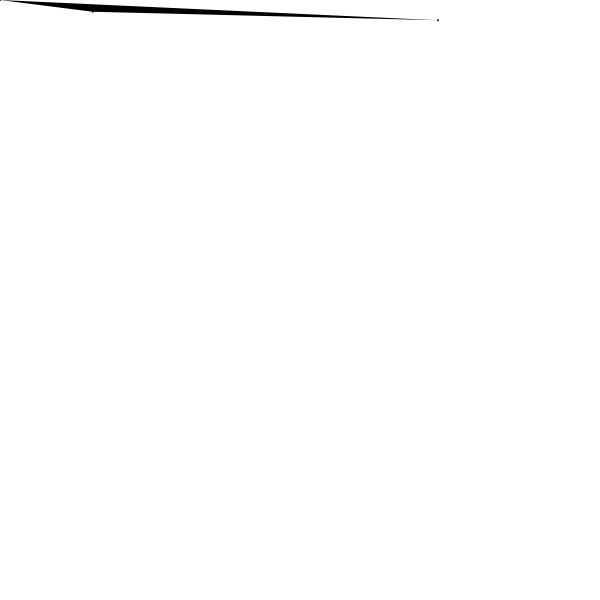
Frame 1 (no input)
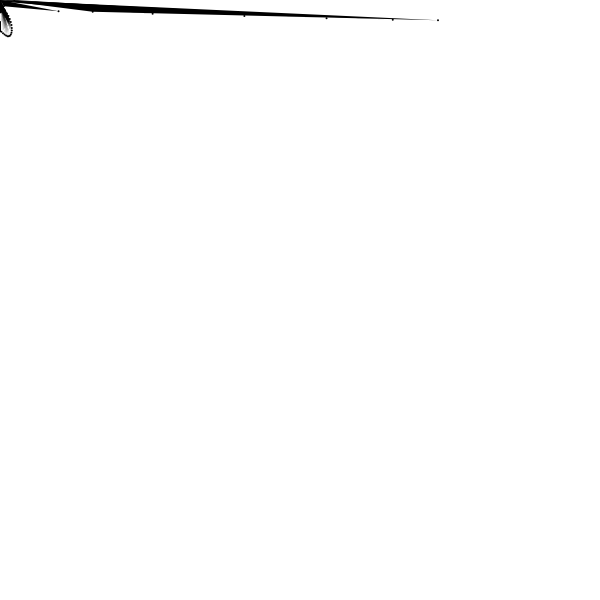
Frame 60 (no input)
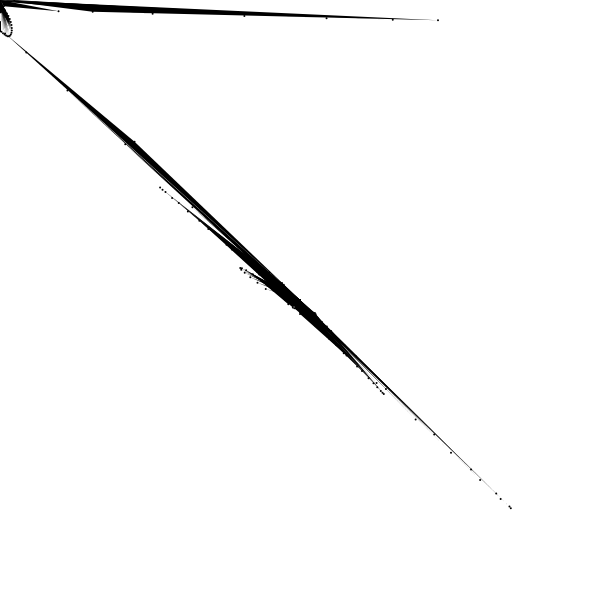
Frame 120 (the mouse pressed at the canvas centre since frame 60)

The p5.js sketch that drew these frames (run headless with seeded random() and noise() and a simulated clock; from frame 60 on, the mouse is pressed at the canvas centre):

// p5.js sketch
// ── sketch.js
// 3 particles + 3 springs — mouse moves the locked head; gravity, no bg clear
// (Original used toxiclibs — re-implemented with verlet constraints.)

let p1, p2, p3;

function setup() {
  createCanvas(600, 600);
  background(255);

  p1 = new Particle(width / 2, 20, true);
  p2 = new Particle(width / 2 + 160, 20);
  p3 = new Particle(width / 2 - 160, 20);
}

function draw() {
  // no bg clear — accumulating
  step();

  noStroke();
  fill(0);
  triangle(p1.x, p1.y, p2.x, p2.y, p3.x, p3.y);

  for (const p of [p1, p2, p3]) {
    fill(0);
    ellipse(p.x, p.y, 2, 2);
  }
}

function mouseMoved() {
  p1.x = mouseX;
  p1.y = mouseY;
  p1.px = mouseX;
  p1.py = mouseY;
}

class Particle {
  constructor(x, y, locked) {
    this.x = x;
    this.y = y;
    this.px = x;
    this.py = y;
    this.locked = !!locked;
  }
}

function step() {
  const gravity = 0.5;
  const damping = 0.99;
  const restLen = 10;
  const springs = [
    [p1, p2, 0.001],
    [p2, p3, 0.01],
    [p1, p3, 0.1],
  ];

  // verlet integration
  for (const p of [p1, p2, p3]) {
    if (p.locked) continue;
    const vx = (p.x - p.px) * damping;
    const vy = (p.y - p.py) * damping;
    p.px = p.x;
    p.py = p.y;
    p.x += vx;
    p.y += vy + gravity;
  }
  // spring constraints
  for (let iter = 0; iter < 6; iter++) {
    for (const [a, b, k] of springs) {
      const dx = b.x - a.x;
      const dy = b.y - a.y;
      const d = Math.sqrt(dx * dx + dy * dy);
      if (d === 0) continue;
      const diff = (d - restLen) / d * k;
      const ax = dx * diff;
      const ay = dy * diff;
      if (!a.locked) { a.x += ax; a.y += ay; }
      if (!b.locked) { b.x -= ax; b.y -= ay; }
    }
  }
  // bounds
  for (const p of [p1, p2, p3]) {
    if (p.locked) continue;
    p.x = constrain(p.x, 0, width);
    p.y = constrain(p.y, 0, height);
  }
}
